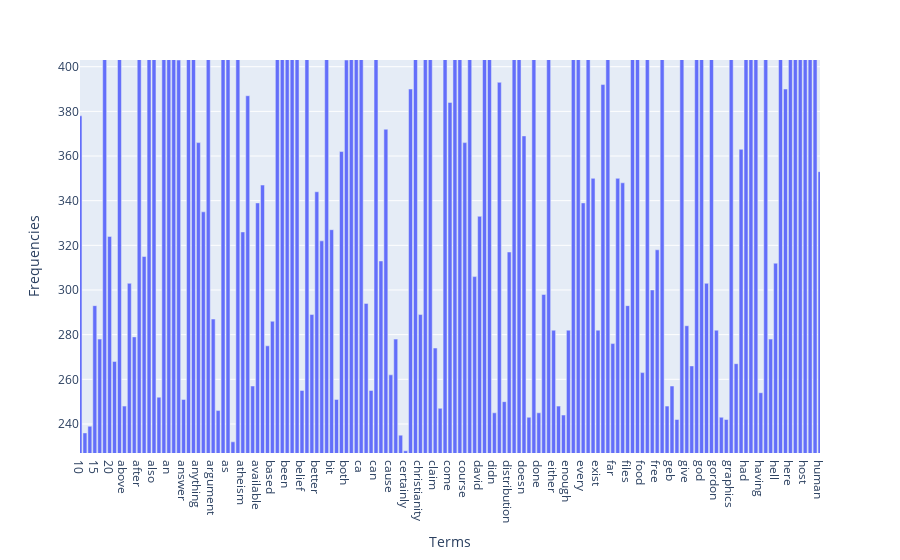

The notebook cell this image was saved under:
### Markdown cell above
### >>> **Exercise 13 (take home):** 
The chart above only contains 300 vocabulary in the documents, and it's already computationally intensive to both compute and visualize. Can you efficiently reduce the number of terms you want to visualize as an exercise.

### Code cell
# Answer here

##Plotting the top 1% frequency uses in data

threshold = np.quantile(term_frequencies, 0.99)
term_index = np.where(term_frequencies >= threshold)[0]

fig = px.bar(
  x=count_vect.get_feature_names_out()[term_index], 
  y=term_frequencies[term_index]) 

fig.update_layout(
  xaxis_title="Terms",
  yaxis_title="Frequencies",
  xaxis_range=[0,150],
  yaxis_range=[threshold,np.quantile(term_frequencies, 0.995)],)

fig.show()

### Figure 1 — Plotly figure (JSON) as saved in the notebook; plotly's stock layout.template omitted (floating-point values rounded to 4 significant figures; data arrays with more than 128 entries replaced by an {"elided": "..."} marker saying what was removed)
{"data": [{"hovertemplate": "x=%{x}<br>y=%{y}<extra></extra>", "legendgroup": "", "marker": {"color": "#636efa", "pattern": {"shape": ""}}, "name": "", "orientation": "v", "showlegend": false, "textposition": "auto", "type": "bar", "x": {"elided": "359 str values"}, "xaxis": "x", "y": {"elided": "359 int values"}, "yaxis": "y"}], "layout": {"barmode": "relative", "legend": {"tracegroupgap": 0}, "margin": {"t": 60}, "xaxis": {"anchor": "y", "domain": [0, 1], "range": [0, 150], "title": {"text": "Terms"}}, "yaxis": {"anchor": "x", "domain": [0, 1], "range": [227, 403], "title": {"text": "Frequencies"}}}}
